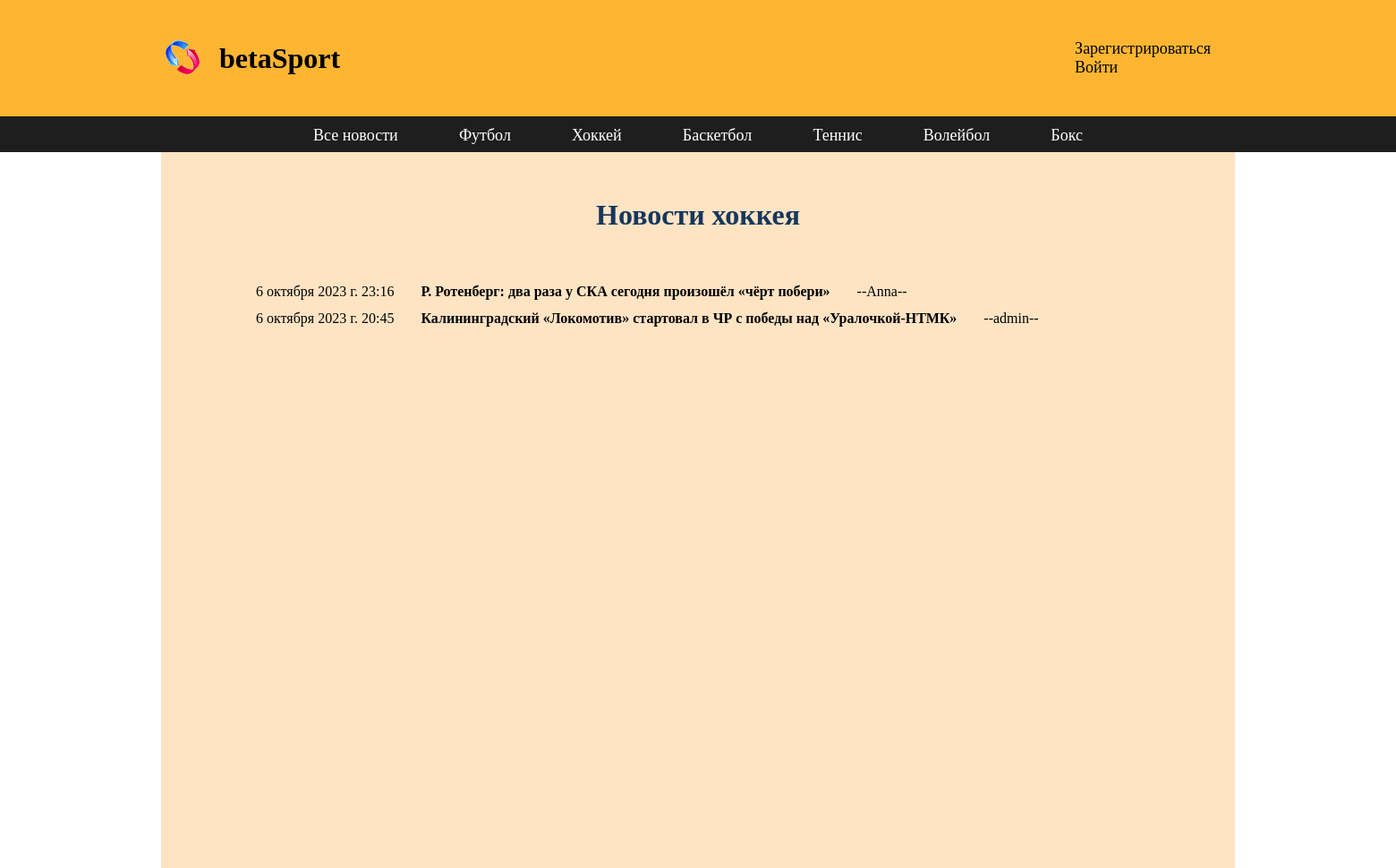
The page /hockey/ on the database as committed earlier.
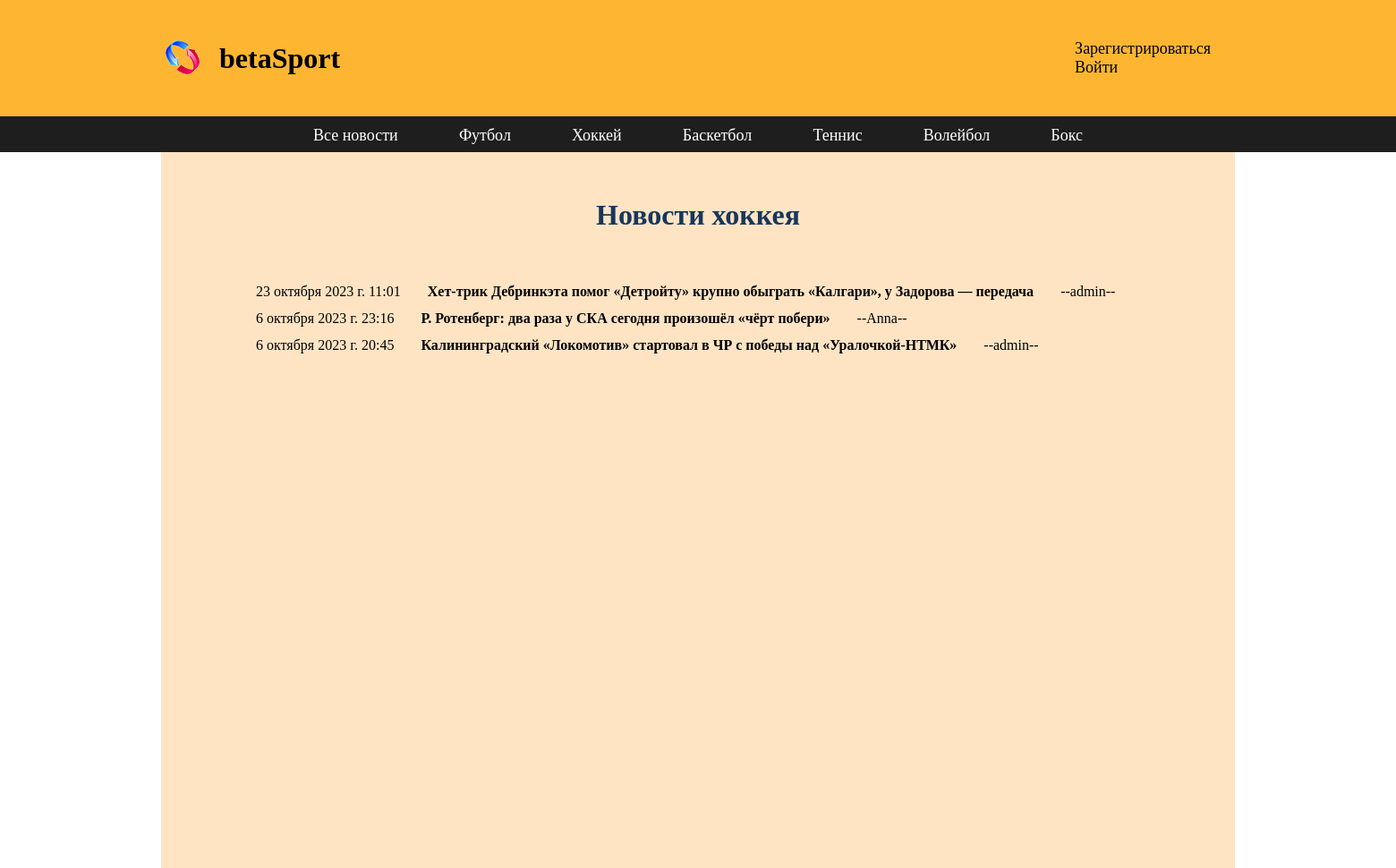
The same page on the database as committed later.
### newpost/models.py (models this page shows, shortened)
class Sportnews(models.Model):
    sport = [
        (1, "футбол"),
        (2, "хоккей"),
        (3, "баскетбол"),
        (4, "теннис"),
        (5, "волейбол"),
        (6, "бокс")
    ]
    tsport = models.PositiveSmallIntegerField('tsport', choices=sport)
    title = models.CharField(max_length=100)
    news = models.TextField(max_length=1500)
    created = models.DateTimeField(auto_now_add=True)
    image = models.ImageField(upload_to='images/', blank=True)
    user = models.ForeignKey(User, on_delete=models.CASCADE, blank=True)
    vote_total = models.IntegerField(default=0)
    vote_ratio = models.IntegerField(default=0)

### newpost/views.py (the view)
# urls.py: path('hockey/', views.hockey, name='hockey'),
def hockey(request):
    an = Sportnews.objects.order_by('-created')
    return render(request, 'newpost/hockey.html', {'an': an})

### newpost/templates/newpost/hockey.html
{% extends 'newpost/base.html' %}
{% block content %}
<div class="aut">
    <div class="zag">
            <h1>Новости хоккея</h1>
    </div>
</div>
<div class="new">
    {% for i in an %}
        {% if i.tsport == 2 %}
        <div class="blok">
            <div class="creat"> {{ i.created }} </div>
            <div class="tit"> <a href="{% url 'detail' i.id %}"> {{ i.title }} </a> </div>
            <div class="us"> --{{ i.user }}-- </div>
         </div>
        {% endif %}
    {% endfor %}
</div>
{% endblock %}

Rows that differ between the two databases and show on the page:
added Sportnews: created "23 октября 2023 г. 11:01", title "Хет-трик Дебринкэта помог «Детройту» крупно обыграть «Калгари», у Задорова — передача", user "admin"
